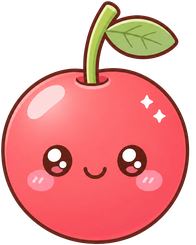
#> input picture assets/fruits/0.png, 196 x 245 px, found by its file name; its folder holds only this picture in this run
$ python cutout.py ../assets/fruits/0.png ../assets/fruits/1.png
#> lines starting #> are read from the running program, lines starting #| are printed output that depends on the picture; after the words box and inside, x2 and y2 are one past the last pixel; in counts of white or black regions, pixels touching at a corner belong together
"""白底去背：從邊界 flood-fill 近白色區域，邊緣做反預乘抗鋸齒。"""
import sys, json
import numpy as np
from PIL import Image
from scipy import ndimage

def cutout(path):
#> called with path = '../assets/fruits/0.png/0.png'
    im = np.asarray(Image.open(path).convert("RGB")).astype(np.float32)
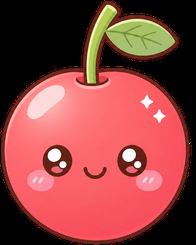
#> im: shape (245, 196, 3) float32; mean R, G, B 143.2, 68.1, 65.5
    mn = im.min(axis=2); mx = im.max(axis=2)
#> after `mn = im.min(axis=2)`:
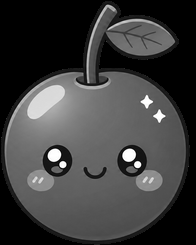
#> mn: shape (245, 196) float32; min 0, max 255, mean 62
#> after `mx = im.max(axis=2)`:
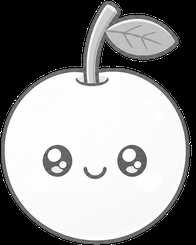
#> mx: shape (245, 196) float32; min 0, max 255, mean 144.5
    near_white = (mn >= 226) & ((mx - mn) <= 28)
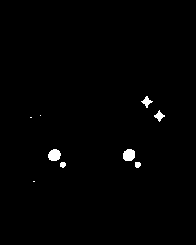
#> near_white: shape (245, 196) bool; 0.9% white; 9 white regions (3 under 20 px), largest, box (x1, y1, x2, y2) and area: (48, 149, 61, 161) 122, (123, 149, 135, 161) 122, (141, 96, 153, 108) 62, (154, 110, 165, 122) 60, (135, 162, 141, 168) 31, (60, 162, 66, 168) 29
    lab, n = ndimage.label(near_white)
#> lab: shape (245, 196) int32; 10 distinct labels, from 0 to 9
#> n = 9
    border = np.concatenate([lab[0, :], lab[-1, :], lab[:, 0], lab[:, -1]])
#> border = 882 values from 0 to 0
    bg_ids = np.unique(border[border > 0])
#> bg_ids = empty array
    bg = np.isin(lab, bg_ids)
#> bg: shape (245, 196) bool; every value is 0
    band = ndimage.binary_dilation(bg, iterations=3) & ~bg
    alpha = np.where(bg, 0.0, 1.0)
#> alpha: shape (245, 196) float64; every value is 1
    a_band = np.clip((255.0 - mn) / (255.0 - 45.0), 0, 1)
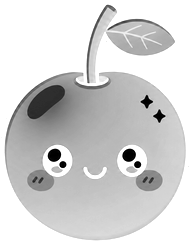
#> a_band: shape (245, 196) float32; min 0, max 1, mean 0.833
    alpha[band] = a_band[band]
    # 只保留主要物件（去掉零星雜點）
    fg = alpha > 0.02
#> fg: shape (245, 196) bool; every value is 1
    flab, fn = ndimage.label(fg)
#> flab: shape (245, 196) int32; every value is 1
#> fn = 1
    if fn > 1:
        sizes = ndimage.sum(fg, flab, range(1, fn + 1))
        keep = np.isin(flab, 1 + np.nonzero(sizes >= sizes.max() * 0.01)[0])
        alpha[~keep] = 0
    # 反預乘：C = a*F + (1-a)*255
    a3 = alpha[..., None]
    F = np.where(a3 > 0.05, (im - (1 - a3) * 255.0) / np.maximum(a3, 1e-3), im)
    F = np.clip(F, 0, 255)
    out = np.dstack([F, alpha * 255.0]).astype(np.uint8)
    return out

def body_circle(rgba):
    """用形態學開運算削掉葉子、梗、鱗片等細長突出物，再用面積與重心求本體圓。"""
    a = rgba[..., 3] > 128
    rough = np.sqrt(a.sum() / np.pi)
#> rough = 123.6
    k = 0.16 * rough
#> k = 19.78
    eroded = ndimage.distance_transform_edt(a) > k
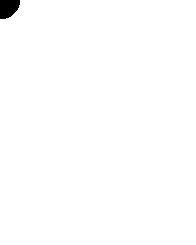
#> eroded: shape (245, 196) bool; 99.4% white; 1 black region, box (x1, y1, x2, y2) and area: (0, 0, 20, 19) 306
    opened = ndimage.distance_transform_edt(~eroded) <= k
    ys, xs = np.nonzero(opened)
    r = np.sqrt(opened.sum() / np.pi)
#> r = 123.6
    return xs.mean(), ys.mean(), r, 0.0, 0.0

if __name__ == "__main__":
    src, dst = sys.argv[1], sys.argv[2]
    R = [24, 31, 37, 43, 51, 58, 68, 80, 93, 110, 132]
    meta = []
    for i in range(11):
        rgba = cutout(f"{src}/{i}.png")
        cx, cy, r, cy_eq, cy_bot = body_circle(rgba)
#> cx = 97.5; cy = 122; r = 123.6; cy_eq = 0; cy_bot = 0
        a = rgba[..., 3] > 8
        ys, xs = np.nonzero(a)
        x0 = min(xs.min(), cx - r) - 6; x1 = max(xs.max(), cx + r) + 6
#> after `x0 = min(xs.min(), cx - r) - 6`: x0 = -32.13
#> after `x1 = max(xs.max(), cx + r) + 6`: x1 = 227.1
        y0 = min(ys.min(), cy - r) - 6; y1 = max(ys.max(), cy + r) + 6
#> after `y0 = min(ys.min(), cy - r) - 6`: y0 = -7.63
#> after `y1 = max(ys.max(), cy + r) + 6`: y1 = 251.6
        x0, y0 = int(np.floor(x0)), int(np.floor(y0)); x1, y1 = int(np.ceil(x1)), int(np.ceil(y1))
#> after `x0, y0 = (int(np.floor(x0)), int(np.floor(y0)))`: x0 = -33; y0 = -8
#> after `x1, y1 = (int(np.ceil(x1)), int(np.ceil(y1)))`: x1 = 228; y1 = 252
        img = Image.fromarray(rgba).crop((x0, y0, x1, y1))
        target_r = min(260, max(96, R[i] * 2.2))
        s = target_r / r
#> s = 0.776
        W, H = round(img.width * s), round(img.height * s)
#> W = 203; H = 202
        img = img.resize((W, H), Image.LANCZOS)
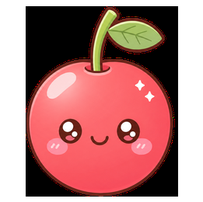
#> img: PIL image 203x202 RGBA; mean R, G, B, A 101.5, 48.2, 46.4, 180.5; transparent parts drawn white
        img.save(f"{dst}/fruits/{i}.png", optimize=True)
        m = dict(w=W, h=H, cx=round((cx - x0) * s, 2), cy=round((cy - y0) * s, 2), r=round(r * s, 2))
#> m = {'w': 203, 'h': 202, 'cx': 101.3, 'cy': 100.9, 'r': 96}
        meta.append(m)
        print(i, m, "cy_eq-cy_bot=%.1f" % (cy_eq - cy_bot))
#| 0 {'w': 203, 'h': 202, 'cx': 101.33, 'cy': 100.94, 'r': 96.0} cy_eq-cy_bot=0.0
#> (the run stopped early here; a loop or call above may not have finished)
